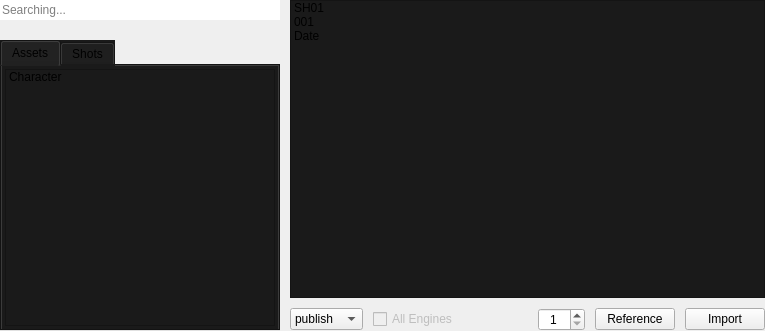
<?xml version="1.0" encoding="UTF-8"?>
<ui version="4.0">
 <class>main_container</class>
 <widget class="QWidget" name="main_container">
  <property name="geometry">
   <rect>
    <x>0</x>
    <y>0</y>
    <width>765</width>
    <height>331</height>
   </rect>
  </property>
  <property name="sizePolicy">
   <sizepolicy hsizetype="Preferred" vsizetype="Preferred">
    <horstretch>0</horstretch>
    <verstretch>0</verstretch>
   </sizepolicy>
  </property>
  <property name="minimumSize">
   <size>
    <width>0</width>
    <height>0</height>
   </size>
  </property>
  <property name="maximumSize">
   <size>
    <width>16777215</width>
    <height>16777215</height>
   </size>
  </property>
  <property name="windowTitle">
   <string>Form</string>
  </property>
  <layout class="QHBoxLayout" name="main_container_layout">
   <property name="spacing">
    <number>10</number>
   </property>
   <property name="leftMargin">
    <number>0</number>
   </property>
   <property name="topMargin">
    <number>0</number>
   </property>
   <property name="rightMargin">
    <number>0</number>
   </property>
   <property name="bottomMargin">
    <number>0</number>
   </property>
   <item>
    <widget class="QWidget" name="menu_widget" native="true">
     <property name="maximumSize">
      <size>
       <width>280</width>
       <height>16777215</height>
      </size>
     </property>
     <layout class="QVBoxLayout" name="menu_layout">
      <property name="spacing">
       <number>10</number>
      </property>
      <property name="leftMargin">
       <number>0</number>
      </property>
      <property name="topMargin">
       <number>0</number>
      </property>
      <property name="rightMargin">
       <number>0</number>
      </property>
      <property name="bottomMargin">
       <number>0</number>
      </property>
      <item>
       <layout class="QHBoxLayout" name="search_layout">
        <property name="spacing">
         <number>0</number>
        </property>
        <property name="bottomMargin">
         <number>10</number>
        </property>
        <item>
         <widget class="QLineEdit" name="search">
          <property name="frame">
           <bool>false</bool>
          </property>
          <property name="placeholderText">
           <string>Searching...</string>
          </property>
         </widget>
        </item>
       </layout>
      </item>
      <item>
       <widget class="QTabWidget" name="work_tab">
        <property name="maximumSize">
         <size>
          <width>16777215</width>
          <height>16777215</height>
         </size>
        </property>
        <property name="styleSheet">
         <string notr="true">background-color:#1a1a1a;</string>
        </property>
        <property name="currentIndex">
         <number>0</number>
        </property>
        <property name="elideMode">
         <enum>Qt::ElideNone</enum>
        </property>
        <property name="documentMode">
         <bool>false</bool>
        </property>
        <widget class="QWidget" name="assets_tab_widget">
         <attribute name="title">
          <string>Assets</string>
         </attribute>
         <layout class="QVBoxLayout" name="menu_tab_layout">
          <property name="spacing">
           <number>3</number>
          </property>
          <property name="leftMargin">
           <number>3</number>
          </property>
          <property name="topMargin">
           <number>3</number>
          </property>
          <property name="rightMargin">
           <number>3</number>
          </property>
          <property name="bottomMargin">
           <number>3</number>
          </property>
          <item>
           <widget class="QTreeWidget" name="assets">
            <property name="minimumSize">
             <size>
              <width>0</width>
              <height>0</height>
             </size>
            </property>
            <property name="maximumSize">
             <size>
              <width>16777215</width>
              <height>16777215</height>
             </size>
            </property>
            <property name="cursor" stdset="0">
             <cursorShape>PointingHandCursor</cursorShape>
            </property>
            <property name="autoScrollMargin">
             <number>0</number>
            </property>
            <property name="editTriggers">
             <set>QAbstractItemView::SelectedClicked</set>
            </property>
            <property name="alternatingRowColors">
             <bool>false</bool>
            </property>
            <property name="selectionMode">
             <enum>QAbstractItemView::SingleSelection</enum>
            </property>
            <property name="selectionBehavior">
             <enum>QAbstractItemView::SelectRows</enum>
            </property>
            <property name="iconSize">
             <size>
              <width>20</width>
              <height>20</height>
             </size>
            </property>
            <property name="indentation">
             <number>10</number>
            </property>
            <property name="rootIsDecorated">
             <bool>false</bool>
            </property>
            <property name="uniformRowHeights">
             <bool>true</bool>
            </property>
            <property name="wordWrap">
             <bool>true</bool>
            </property>
            <attribute name="headerVisible">
             <bool>false</bool>
            </attribute>
            <column>
             <property name="text">
              <string>1</string>
             </property>
            </column>
            <item>
             <property name="text">
              <string>Character</string>
             </property>
             <property name="icon">
              <iconset resource="../resources/resources.qrc">
               <normaloff>:/icons/folder.png</normaloff>:/icons/folder.png</iconset>
             </property>
             <item>
              <property name="text">
               <string>Asset</string>
              </property>
              <property name="icon">
               <iconset resource="../resources/resources.qrc">
                <normaloff>:/icons/cube.png</normaloff>:/icons/cube.png</iconset>
              </property>
              <item>
               <property name="text">
                <string>Step</string>
               </property>
               <property name="icon">
                <iconset resource="../resources/resources.qrc">
                 <normaloff>:/icons/step.png</normaloff>:/icons/step.png</iconset>
               </property>
              </item>
             </item>
            </item>
           </widget>
          </item>
         </layout>
        </widget>
        <widget class="QWidget" name="shots_tab_widget">
         <attribute name="title">
          <string>Shots</string>
         </attribute>
         <layout class="QVBoxLayout" name="shots_tab_layout">
          <property name="spacing">
           <number>3</number>
          </property>
          <property name="leftMargin">
           <number>3</number>
          </property>
          <property name="topMargin">
           <number>3</number>
          </property>
          <property name="rightMargin">
           <number>3</number>
          </property>
          <property name="bottomMargin">
           <number>3</number>
          </property>
          <item>
           <widget class="QTreeWidget" name="shots">
            <property name="minimumSize">
             <size>
              <width>0</width>
              <height>0</height>
             </size>
            </property>
            <property name="maximumSize">
             <size>
              <width>16777215</width>
              <height>16777215</height>
             </size>
            </property>
            <property name="cursor" stdset="0">
             <cursorShape>PointingHandCursor</cursorShape>
            </property>
            <property name="styleSheet">
             <string notr="true">background-color:#1a1a1a;</string>
            </property>
            <property name="autoScrollMargin">
             <number>0</number>
            </property>
            <property name="alternatingRowColors">
             <bool>false</bool>
            </property>
            <property name="selectionMode">
             <enum>QAbstractItemView::SingleSelection</enum>
            </property>
            <property name="selectionBehavior">
             <enum>QAbstractItemView::SelectRows</enum>
            </property>
            <property name="iconSize">
             <size>
              <width>20</width>
              <height>20</height>
             </size>
            </property>
            <property name="indentation">
             <number>10</number>
            </property>
            <property name="rootIsDecorated">
             <bool>false</bool>
            </property>
            <property name="uniformRowHeights">
             <bool>true</bool>
            </property>
            <attribute name="headerVisible">
             <bool>false</bool>
            </attribute>
            <column>
             <property name="text">
              <string>1</string>
             </property>
            </column>
            <item>
             <property name="text">
              <string>Sequence</string>
             </property>
             <property name="icon">
              <iconset resource="../resources/resources.qrc">
               <normaloff>:/icons/folder.png</normaloff>:/icons/folder.png</iconset>
             </property>
             <item>
              <property name="text">
               <string>Shot</string>
              </property>
              <property name="icon">
               <iconset resource="../resources/resources.qrc">
                <normaloff>:/icons/movie.png</normaloff>:/icons/movie.png</iconset>
              </property>
              <item>
               <property name="text">
                <string>Step</string>
               </property>
               <property name="icon">
                <iconset resource="../resources/resources.qrc">
                 <normaloff>:/icons/step.png</normaloff>:/icons/step.png</iconset>
               </property>
              </item>
             </item>
            </item>
           </widget>
          </item>
         </layout>
        </widget>
       </widget>
      </item>
     </layout>
    </widget>
   </item>
   <item>
    <layout class="QVBoxLayout" name="publish_layout">
     <property name="topMargin">
      <number>0</number>
     </property>
     <item>
      <widget class="QTreeWidget" name="publish">
       <property name="cursor" stdset="0">
        <cursorShape>PointingHandCursor</cursorShape>
       </property>
       <property name="styleSheet">
        <string notr="true">background-color:#1a1a1a;</string>
       </property>
       <property name="alternatingRowColors">
        <bool>false</bool>
       </property>
       <property name="selectionMode">
        <enum>QAbstractItemView::MultiSelection</enum>
       </property>
       <property name="iconSize">
        <size>
         <width>60</width>
         <height>60</height>
        </size>
       </property>
       <property name="indentation">
        <number>0</number>
       </property>
       <property name="uniformRowHeights">
        <bool>true</bool>
       </property>
       <attribute name="headerVisible">
        <bool>false</bool>
       </attribute>
       <column>
        <property name="text">
         <string>1</string>
        </property>
       </column>
       <item>
        <property name="text">
         <string>SH01
001
Date</string>
        </property>
        <property name="icon">
         <iconset>
          <normaloff>:/icons/maya.png</normaloff>:/icons/maya.png</iconset>
        </property>
       </item>
      </widget>
     </item>
     <item>
      <layout class="QHBoxLayout" name="buttons_layout">
       <item>
        <widget class="QComboBox" name="load_type">
         <item>
          <property name="text">
           <string>publish</string>
          </property>
         </item>
         <item>
          <property name="text">
           <string>work</string>
          </property>
         </item>
         <item>
          <property name="text">
           <string>proxy</string>
          </property>
         </item>
         <item>
          <property name="text">
           <string>alembic</string>
          </property>
         </item>
        </widget>
       </item>
       <item>
        <widget class="QCheckBox" name="all_engines">
         <property name="enabled">
          <bool>false</bool>
         </property>
         <property name="text">
          <string>All Engines</string>
         </property>
        </widget>
       </item>
       <item>
        <spacer name="horizontalSpacer">
         <property name="orientation">
          <enum>Qt::Horizontal</enum>
         </property>
         <property name="sizeHint" stdset="0">
          <size>
           <width>40</width>
           <height>20</height>
          </size>
         </property>
        </spacer>
       </item>
       <item>
        <widget class="QSpinBox" name="limit">
         <property name="alignment">
          <set>Qt::AlignCenter</set>
         </property>
         <property name="minimum">
          <number>1</number>
         </property>
         <property name="maximum">
          <number>100</number>
         </property>
        </widget>
       </item>
       <item>
        <widget class="QPushButton" name="button_reference">
         <property name="cursor">
          <cursorShape>PointingHandCursor</cursorShape>
         </property>
         <property name="text">
          <string>Reference</string>
         </property>
        </widget>
       </item>
       <item>
        <widget class="QPushButton" name="button_import">
         <property name="cursor">
          <cursorShape>PointingHandCursor</cursorShape>
         </property>
         <property name="text">
          <string>Import</string>
         </property>
        </widget>
       </item>
      </layout>
     </item>
    </layout>
   </item>
  </layout>
 </widget>
 <resources>
  <include location="../resources/resources.qrc"/>
 </resources>
 <connections/>
</ui>
